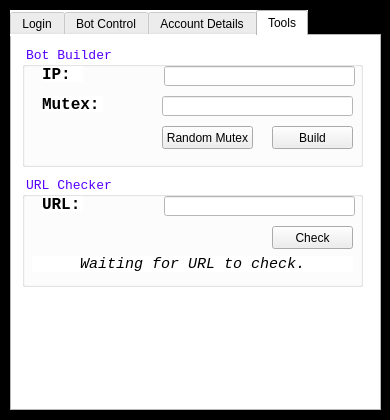
<?xml version="1.0" encoding="UTF-8"?>
<ui version="4.0">
 <author>r0ot_</author>
 <class>Dialog</class>
 <widget class="QDialog" name="Dialog">
  <property name="geometry">
   <rect>
    <x>0</x>
    <y>0</y>
    <width>390</width>
    <height>420</height>
   </rect>
  </property>
  <property name="minimumSize">
   <size>
    <width>382</width>
    <height>372</height>
   </size>
  </property>
  <property name="maximumSize">
   <size>
    <width>390</width>
    <height>420</height>
   </size>
  </property>
  <property name="windowTitle">
   <string>Arx Control Center</string>
  </property>
  <property name="styleSheet">
   <string notr="true">background-color: rgb(0, 0, 0);</string>
  </property>
  <widget class="QTabWidget" name="tabWidget">
   <property name="enabled">
    <bool>true</bool>
   </property>
   <property name="geometry">
    <rect>
     <x>10</x>
     <y>10</y>
     <width>371</width>
     <height>401</height>
    </rect>
   </property>
   <property name="styleSheet">
    <string notr="true">background-color: rgb(255, 255, 255);</string>
   </property>
   <property name="currentIndex">
    <number>3</number>
   </property>
   <widget class="QWidget" name="tab_3">
    <attribute name="title">
     <string>Login</string>
    </attribute>
    <widget class="QFrame" name="frame_4">
     <property name="geometry">
      <rect>
       <x>0</x>
       <y>0</y>
       <width>371</width>
       <height>381</height>
      </rect>
     </property>
     <property name="styleSheet">
      <string notr="true">background-color: rgb(255, 0, 0);</string>
     </property>
     <property name="frameShape">
      <enum>QFrame::StyledPanel</enum>
     </property>
     <property name="frameShadow">
      <enum>QFrame::Raised</enum>
     </property>
     <widget class="QFrame" name="frame_5">
      <property name="geometry">
       <rect>
        <x>80</x>
        <y>100</y>
        <width>211</width>
        <height>191</height>
       </rect>
      </property>
      <property name="styleSheet">
       <string notr="true">background-color: rgb(255, 255, 255);</string>
      </property>
      <property name="frameShape">
       <enum>QFrame::StyledPanel</enum>
      </property>
      <property name="frameShadow">
       <enum>QFrame::Raised</enum>
      </property>
      <widget class="QLabel" name="label_3">
       <property name="geometry">
        <rect>
         <x>10</x>
         <y>10</y>
         <width>191</width>
         <height>31</height>
        </rect>
       </property>
       <property name="font">
        <font>
         <family>Moire</family>
         <pointsize>12</pointsize>
         <weight>75</weight>
         <bold>true</bold>
        </font>
       </property>
       <property name="text">
        <string>Username:</string>
       </property>
       <property name="alignment">
        <set>Qt::AlignCenter</set>
       </property>
      </widget>
      <widget class="QLineEdit" name="pwBox">
       <property name="geometry">
        <rect>
         <x>20</x>
         <y>111</y>
         <width>171</width>
         <height>20</height>
        </rect>
       </property>
       <property name="styleSheet">
        <string notr="true">background-color: rgb(247, 247, 247);</string>
       </property>
      </widget>
      <widget class="QPushButton" name="loginButton">
       <property name="geometry">
        <rect>
         <x>60</x>
         <y>151</y>
         <width>91</width>
         <height>23</height>
        </rect>
       </property>
       <property name="styleSheet">
        <string notr="true">background-color: rgb(255, 140, 140);</string>
       </property>
       <property name="text">
        <string>Login</string>
       </property>
      </widget>
      <widget class="QLineEdit" name="userBox">
       <property name="geometry">
        <rect>
         <x>22</x>
         <y>41</y>
         <width>171</width>
         <height>20</height>
        </rect>
       </property>
       <property name="styleSheet">
        <string notr="true">background-color: rgb(247, 247, 247);</string>
       </property>
      </widget>
      <widget class="QLabel" name="label_4">
       <property name="geometry">
        <rect>
         <x>8</x>
         <y>80</y>
         <width>191</width>
         <height>31</height>
        </rect>
       </property>
       <property name="font">
        <font>
         <family>Moire</family>
         <pointsize>12</pointsize>
         <weight>75</weight>
         <bold>true</bold>
        </font>
       </property>
       <property name="text">
        <string>Password:</string>
       </property>
       <property name="alignment">
        <set>Qt::AlignCenter</set>
       </property>
      </widget>
     </widget>
    </widget>
   </widget>
   <widget class="QWidget" name="tab">
    <attribute name="title">
     <string>Bot Control</string>
    </attribute>
    <widget class="QListWidget" name="list">
     <property name="geometry">
      <rect>
       <x>10</x>
       <y>70</y>
       <width>341</width>
       <height>221</height>
      </rect>
     </property>
     <property name="styleSheet">
      <string notr="true">background-color: rgb(238, 238, 255);</string>
     </property>
    </widget>
    <widget class="QLabel" name="label_2">
     <property name="geometry">
      <rect>
       <x>20</x>
       <y>300</y>
       <width>71</width>
       <height>16</height>
      </rect>
     </property>
     <property name="text">
      <string>Arguments:</string>
     </property>
    </widget>
    <widget class="QLineEdit" name="argsBox">
     <property name="geometry">
      <rect>
       <x>10</x>
       <y>320</y>
       <width>191</width>
       <height>21</height>
      </rect>
     </property>
     <property name="text">
      <string/>
     </property>
    </widget>
    <widget class="QLabel" name="label">
     <property name="geometry">
      <rect>
       <x>20</x>
       <y>10</y>
       <width>321</width>
       <height>21</height>
      </rect>
     </property>
     <property name="font">
      <font>
       <family>Century Gothic</family>
       <pointsize>14</pointsize>
       <weight>75</weight>
       <bold>true</bold>
      </font>
     </property>
     <property name="styleSheet">
      <string notr="true"/>
     </property>
     <property name="text">
      <string>ArXBot Control Center</string>
     </property>
     <property name="alignment">
      <set>Qt::AlignCenter</set>
     </property>
    </widget>
    <widget class="QComboBox" name="comboBox">
     <property name="geometry">
      <rect>
       <x>210</x>
       <y>320</y>
       <width>81</width>
       <height>22</height>
      </rect>
     </property>
     <item>
      <property name="text">
       <string>(Tasks)</string>
      </property>
     </item>
     <item>
      <property name="text">
       <string>Update List</string>
      </property>
     </item>
     <item>
      <property name="text">
       <string>DDOS</string>
      </property>
     </item>
     <item>
      <property name="text">
       <string>SynFlood</string>
      </property>
     </item>
     <item>
      <property name="text">
       <string>Get</string>
      </property>
     </item>
     <item>
      <property name="text">
       <string>Update Bot</string>
      </property>
     </item>
     <item>
      <property name="text">
       <string>Run</string>
      </property>
     </item>
     <item>
      <property name="text">
       <string>Vaccinate</string>
      </property>
     </item>
    </widget>
    <widget class="QLineEdit" name="lineEdit">
     <property name="geometry">
      <rect>
       <x>10</x>
       <y>50</y>
       <width>341</width>
       <height>20</height>
      </rect>
     </property>
     <property name="styleSheet">
      <string notr="true">background-color: rgb(238, 238, 255);</string>
     </property>
     <property name="text">
      <string>                      Bots                                                   Task</string>
     </property>
     <property name="readOnly">
      <bool>true</bool>
     </property>
    </widget>
    <widget class="Line" name="line">
     <property name="geometry">
      <rect>
       <x>170</x>
       <y>80</y>
       <width>21</width>
       <height>201</height>
      </rect>
     </property>
     <property name="autoFillBackground">
      <bool>false</bool>
     </property>
     <property name="styleSheet">
      <string notr="true">background-color: rgb(238, 238, 255);</string>
     </property>
     <property name="frameShadow">
      <enum>QFrame::Sunken</enum>
     </property>
     <property name="orientation">
      <enum>Qt::Vertical</enum>
     </property>
    </widget>
    <widget class="Line" name="line_2">
     <property name="geometry">
      <rect>
       <x>170</x>
       <y>50</y>
       <width>20</width>
       <height>16</height>
      </rect>
     </property>
     <property name="autoFillBackground">
      <bool>false</bool>
     </property>
     <property name="styleSheet">
      <string notr="true">background-color: rgb(238, 238, 255);</string>
     </property>
     <property name="frameShadow">
      <enum>QFrame::Sunken</enum>
     </property>
     <property name="orientation">
      <enum>Qt::Vertical</enum>
     </property>
    </widget>
    <widget class="QPushButton" name="exitButton_2">
     <property name="geometry">
      <rect>
       <x>300</x>
       <y>320</y>
       <width>51</width>
       <height>23</height>
      </rect>
     </property>
     <property name="styleSheet">
      <string notr="true">background-color: rgb(170, 170, 255);</string>
     </property>
     <property name="text">
      <string>Go</string>
     </property>
    </widget>
    <widget class="QLabel" name="output">
     <property name="geometry">
      <rect>
       <x>10</x>
       <y>350</y>
       <width>341</width>
       <height>16</height>
      </rect>
     </property>
     <property name="font">
      <font>
       <family>Consolas</family>
       <pointsize>12</pointsize>
       <weight>75</weight>
       <bold>true</bold>
      </font>
     </property>
     <property name="text">
      <string>Output</string>
     </property>
    </widget>
   </widget>
   <widget class="QWidget" name="tab_2">
    <attribute name="title">
     <string>Account Details</string>
    </attribute>
    <widget class="QFrame" name="frame">
     <property name="enabled">
      <bool>false</bool>
     </property>
     <property name="geometry">
      <rect>
       <x>10</x>
       <y>10</y>
       <width>171</width>
       <height>191</height>
      </rect>
     </property>
     <property name="styleSheet">
      <string notr="true">background-color: rgb(244, 244, 244);</string>
     </property>
     <property name="frameShape">
      <enum>QFrame::WinPanel</enum>
     </property>
     <property name="frameShadow">
      <enum>QFrame::Sunken</enum>
     </property>
     <widget class="QLabel" name="label_5">
      <property name="geometry">
       <rect>
        <x>70</x>
        <y>80</y>
        <width>71</width>
        <height>21</height>
       </rect>
      </property>
      <property name="font">
       <font>
        <family>Century Gothic</family>
        <pointsize>14</pointsize>
        <weight>75</weight>
        <bold>true</bold>
       </font>
      </property>
      <property name="styleSheet">
       <string notr="true"/>
      </property>
      <property name="text">
       <string>THIS</string>
      </property>
     </widget>
    </widget>
    <widget class="QFrame" name="frame_2">
     <property name="enabled">
      <bool>false</bool>
     </property>
     <property name="geometry">
      <rect>
       <x>190</x>
       <y>10</y>
       <width>161</width>
       <height>191</height>
      </rect>
     </property>
     <property name="styleSheet">
      <string notr="true">background-color: rgb(244, 244, 244);</string>
     </property>
     <property name="frameShape">
      <enum>QFrame::WinPanel</enum>
     </property>
     <property name="frameShadow">
      <enum>QFrame::Sunken</enum>
     </property>
     <widget class="QLabel" name="label_6">
      <property name="geometry">
       <rect>
        <x>40</x>
        <y>80</y>
        <width>81</width>
        <height>21</height>
       </rect>
      </property>
      <property name="font">
       <font>
        <family>Century Gothic</family>
        <pointsize>14</pointsize>
        <weight>75</weight>
        <bold>true</bold>
       </font>
      </property>
      <property name="styleSheet">
       <string notr="true"/>
      </property>
      <property name="text">
       <string>FEATURE</string>
      </property>
     </widget>
    </widget>
    <widget class="QFrame" name="frame_3">
     <property name="enabled">
      <bool>false</bool>
     </property>
     <property name="geometry">
      <rect>
       <x>10</x>
       <y>210</y>
       <width>341</width>
       <height>151</height>
      </rect>
     </property>
     <property name="styleSheet">
      <string notr="true">background-color: rgb(244, 244, 244);</string>
     </property>
     <property name="frameShape">
      <enum>QFrame::WinPanel</enum>
     </property>
     <property name="frameShadow">
      <enum>QFrame::Sunken</enum>
     </property>
     <widget class="QLabel" name="label_7">
      <property name="geometry">
       <rect>
        <x>100</x>
        <y>70</y>
        <width>151</width>
        <height>21</height>
       </rect>
      </property>
      <property name="font">
       <font>
        <family>Century Gothic</family>
        <pointsize>14</pointsize>
        <weight>75</weight>
        <bold>true</bold>
       </font>
      </property>
      <property name="styleSheet">
       <string notr="true"/>
      </property>
      <property name="text">
       <string>COMING SOON</string>
      </property>
     </widget>
    </widget>
   </widget>
   <widget class="QWidget" name="tab_4">
    <attribute name="title">
     <string>Tools</string>
    </attribute>
    <widget class="QGroupBox" name="groupBox">
     <property name="geometry">
      <rect>
       <x>10</x>
       <y>10</y>
       <width>341</width>
       <height>121</height>
      </rect>
     </property>
     <property name="font">
      <font>
       <family>Consolas</family>
       <pointsize>10</pointsize>
      </font>
     </property>
     <property name="styleSheet">
      <string notr="true">color: rgb(85, 0, 255);</string>
     </property>
     <property name="title">
      <string>Bot Builder</string>
     </property>
     <widget class="QLabel" name="output_2">
      <property name="geometry">
       <rect>
        <x>20</x>
        <y>20</y>
        <width>41</width>
        <height>16</height>
       </rect>
      </property>
      <property name="font">
       <font>
        <family>Consolas</family>
        <pointsize>12</pointsize>
        <weight>75</weight>
        <bold>true</bold>
       </font>
      </property>
      <property name="styleSheet">
       <string notr="true">color: rgb(0, 0, 0);</string>
      </property>
      <property name="text">
       <string>IP:</string>
      </property>
     </widget>
     <widget class="QLabel" name="output_3">
      <property name="geometry">
       <rect>
        <x>20</x>
        <y>50</y>
        <width>61</width>
        <height>16</height>
       </rect>
      </property>
      <property name="font">
       <font>
        <family>Consolas</family>
        <pointsize>12</pointsize>
        <weight>75</weight>
        <bold>true</bold>
       </font>
      </property>
      <property name="styleSheet">
       <string notr="true">color: rgb(0, 0, 0);</string>
      </property>
      <property name="text">
       <string>Mutex:</string>
      </property>
     </widget>
     <widget class="QLineEdit" name="ipBox">
      <property name="geometry">
       <rect>
        <x>142</x>
        <y>20</y>
        <width>191</width>
        <height>20</height>
       </rect>
      </property>
     </widget>
     <widget class="QLineEdit" name="mutexBox">
      <property name="geometry">
       <rect>
        <x>140</x>
        <y>50</y>
        <width>191</width>
        <height>20</height>
       </rect>
      </property>
      <property name="readOnly">
       <bool>true</bool>
      </property>
     </widget>
     <widget class="QPushButton" name="ranMutexButton">
      <property name="geometry">
       <rect>
        <x>140</x>
        <y>80</y>
        <width>91</width>
        <height>23</height>
       </rect>
      </property>
      <property name="styleSheet">
       <string notr="true">color: rgb(0, 0, 0);
background-color: rgb(238, 238, 238);</string>
      </property>
      <property name="text">
       <string>Random Mutex</string>
      </property>
     </widget>
     <widget class="QPushButton" name="buildButton">
      <property name="geometry">
       <rect>
        <x>250</x>
        <y>80</y>
        <width>81</width>
        <height>23</height>
       </rect>
      </property>
      <property name="styleSheet">
       <string notr="true">color: rgb(0, 0, 0);
background-color: rgb(238, 238, 238);</string>
      </property>
      <property name="text">
       <string>Build</string>
      </property>
     </widget>
    </widget>
    <widget class="QGroupBox" name="groupBox_2">
     <property name="geometry">
      <rect>
       <x>10</x>
       <y>140</y>
       <width>341</width>
       <height>111</height>
      </rect>
     </property>
     <property name="font">
      <font>
       <family>Consolas</family>
       <pointsize>10</pointsize>
      </font>
     </property>
     <property name="styleSheet">
      <string notr="true">color: rgb(85, 0, 255);</string>
     </property>
     <property name="title">
      <string>URL Checker</string>
     </property>
     <widget class="QLabel" name="output_4">
      <property name="geometry">
       <rect>
        <x>20</x>
        <y>20</y>
        <width>41</width>
        <height>16</height>
       </rect>
      </property>
      <property name="font">
       <font>
        <family>Consolas</family>
        <pointsize>12</pointsize>
        <weight>75</weight>
        <bold>true</bold>
       </font>
      </property>
      <property name="styleSheet">
       <string notr="true">color: rgb(0, 0, 0);</string>
      </property>
      <property name="text">
       <string>URL:</string>
      </property>
     </widget>
     <widget class="QLineEdit" name="URLBox">
      <property name="geometry">
       <rect>
        <x>142</x>
        <y>20</y>
        <width>191</width>
        <height>20</height>
       </rect>
      </property>
     </widget>
     <widget class="QPushButton" name="checkButton">
      <property name="geometry">
       <rect>
        <x>250</x>
        <y>50</y>
        <width>81</width>
        <height>23</height>
       </rect>
      </property>
      <property name="styleSheet">
       <string notr="true">color: rgb(0, 0, 0);
background-color: rgb(238, 238, 238);</string>
      </property>
      <property name="text">
       <string>Check</string>
      </property>
     </widget>
     <widget class="QLabel" name="outputURLChecker">
      <property name="geometry">
       <rect>
        <x>10</x>
        <y>80</y>
        <width>321</width>
        <height>16</height>
       </rect>
      </property>
      <property name="font">
       <font>
        <family>Consolas</family>
        <pointsize>11</pointsize>
        <italic>true</italic>
       </font>
      </property>
      <property name="styleSheet">
       <string notr="true">color: rgb(0, 0, 0);</string>
      </property>
      <property name="text">
       <string>Waiting for URL to check.</string>
      </property>
      <property name="alignment">
       <set>Qt::AlignCenter</set>
      </property>
     </widget>
    </widget>
   </widget>
  </widget>
 </widget>
 <tabstops>
  <tabstop>userBox</tabstop>
  <tabstop>pwBox</tabstop>
  <tabstop>loginButton</tabstop>
  <tabstop>tabWidget</tabstop>
  <tabstop>list</tabstop>
  <tabstop>argsBox</tabstop>
 </tabstops>
 <resources/>
 <connections>
  <connection>
   <sender>loginButton</sender>
   <signal>clicked()</signal>
   <receiver>Dialog</receiver>
   <slot>sLogin()</slot>
   <hints>
    <hint type="sourcelabel">
     <x>196</x>
     <y>292</y>
    </hint>
    <hint type="destinationlabel">
     <x>50</x>
     <y>416</y>
    </hint>
   </hints>
  </connection>
  <connection>
   <sender>pwBox</sender>
   <signal>returnPressed()</signal>
   <receiver>loginButton</receiver>
   <slot>click()</slot>
   <hints>
    <hint type="sourcelabel">
     <x>249</x>
     <y>256</y>
    </hint>
    <hint type="destinationlabel">
     <x>224</x>
     <y>293</y>
    </hint>
   </hints>
  </connection>
  <connection>
   <sender>pwBox</sender>
   <signal>returnPressed()</signal>
   <receiver>loginButton</receiver>
   <slot>animateClick()</slot>
   <hints>
    <hint type="sourcelabel">
     <x>143</x>
     <y>257</y>
    </hint>
    <hint type="destinationlabel">
     <x>160</x>
     <y>290</y>
    </hint>
   </hints>
  </connection>
  <connection>
   <sender>exitButton_2</sender>
   <signal>clicked()</signal>
   <receiver>Dialog</receiver>
   <slot>sGo()</slot>
   <hints>
    <hint type="sourcelabel">
     <x>350</x>
     <y>367</y>
    </hint>
    <hint type="destinationlabel">
     <x>386</x>
     <y>416</y>
    </hint>
   </hints>
  </connection>
  <connection>
   <sender>buildButton</sender>
   <signal>clicked()</signal>
   <receiver>Dialog</receiver>
   <slot>sBuild()</slot>
   <hints>
    <hint type="sourcelabel">
     <x>316</x>
     <y>133</y>
    </hint>
    <hint type="destinationlabel">
     <x>386</x>
     <y>102</y>
    </hint>
   </hints>
  </connection>
  <connection>
   <sender>ranMutexButton</sender>
   <signal>clicked()</signal>
   <receiver>Dialog</receiver>
   <slot>sRanMutex()</slot>
   <hints>
    <hint type="sourcelabel">
     <x>210</x>
     <y>136</y>
    </hint>
    <hint type="destinationlabel">
     <x>385</x>
     <y>170</y>
    </hint>
   </hints>
  </connection>
  <connection>
   <sender>checkButton</sender>
   <signal>clicked()</signal>
   <receiver>Dialog</receiver>
   <slot>sCheckURL()</slot>
   <hints>
    <hint type="sourcelabel">
     <x>310</x>
     <y>233</y>
    </hint>
    <hint type="destinationlabel">
     <x>387</x>
     <y>235</y>
    </hint>
   </hints>
  </connection>
 </connections>
 <slots>
  <slot>sDDOS()</slot>
  <slot>sSYNFLOOD()</slot>
  <slot>sGET()</slot>
  <slot>sListUpdate()</slot>
  <slot>sBotUpdate()</slot>
  <slot>sRun()</slot>
  <slot>sVaccinate()</slot>
  <slot>sInfo()</slot>
  <slot>sLogin()</slot>
  <slot>sClose()</slot>
  <slot>sGo()</slot>
  <slot>sBuild()</slot>
  <slot>sRanMutex()</slot>
  <slot>sCheckURL()</slot>
 </slots>
</ui>
